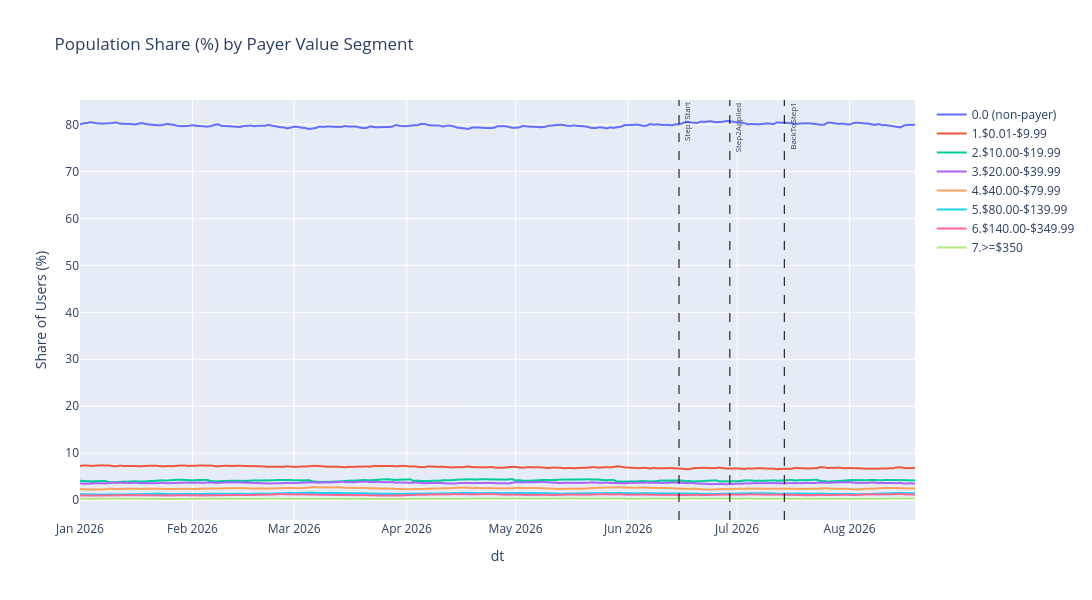

The code cell stored with this chart in its notebook:
### Markdown cell above
### Payment value segment

### Code cell
plot_segment_population_charts(
    data_payment_value_population_agg,
    'payer_value_segment',
    vlines_events=vlines_events,
    title_prefix='Payer Value Segment',
    show_total=False,
    show_share=True,
    height=600,
    width=1200)

### Figure 1 — Plotly figure (JSON) as saved in the notebook; plotly's stock layout.template omitted (floating-point values rounded to 4 significant figures; data arrays with more than 128 entries replaced by an {"elided": "..."} marker saying what was removed)
{"data": [{"customdata": {"elided": "231x3 float values"}, "hovertemplate": "payer_value_segment=0.0 (non-payer)<br>dt=%{x}<br>Share of Users (%)=%{y}<br>Inflow Users=%{customdata[0]}<br>Outflow Users=%{customdata[1]}<br>Total Users=%{customdata[2]}<extra></extra>", "legendgroup": "0.0 (non-payer)", "line": {"color": "#636efa", "dash": "solid"}, "marker": {"symbol": "circle"}, "mode": "lines", "name": "0.0 (non-payer)", "showlegend": true, "type": "scattergl", "x": {"elided": "231 str values"}, "xaxis": "x", "y": {"elided": "231 float values"}, "yaxis": "y"}, {"customdata": {"elided": "231x3 float values"}, "hovertemplate": "payer_value_segment=1.$0.01-$9.99<br>dt=%{x}<br>Share of Users (%)=%{y}<br>Inflow Users=%{customdata[0]}<br>Outflow Users=%{customdata[1]}<br>Total Users=%{customdata[2]}<extra></extra>", "legendgroup": "1.$0.01-$9.99", "line": {"color": "#EF553B", "dash": "solid"}, "marker": {"symbol": "circle"}, "mode": "lines", "name": "1.$0.01-$9.99", "showlegend": true, "type": "scattergl", "x": {"elided": "231 str values"}, "xaxis": "x", "y": {"elided": "231 float values"}, "yaxis": "y"}, {"customdata": {"elided": "231x3 float values"}, "hovertemplate": "payer_value_segment=2.$10.00-$19.99<br>dt=%{x}<br>Share of Users (%)=%{y}<br>Inflow Users=%{customdata[0]}<br>Outflow Users=%{customdata[1]}<br>Total Users=%{customdata[2]}<extra></extra>", "legendgroup": "2.$10.00-$19.99", "line": {"color": "#00cc96", "dash": "solid"}, "marker": {"symbol": "circle"}, "mode": "lines", "name": "2.$10.00-$19.99", "showlegend": true, "type": "scattergl", "x": {"elided": "231 str values"}, "xaxis": "x", "y": {"elided": "231 float values"}, "yaxis": "y"}, {"customdata": {"elided": "231x3 float values"}, "hovertemplate": "payer_value_segment=3.$20.00-$39.99<br>dt=%{x}<br>Share of Users (%)=%{y}<br>Inflow Users=%{customdata[0]}<br>Outflow Users=%{customdata[1]}<br>Total Users=%{customdata[2]}<extra></extra>", "legendgroup": "3.$20.00-$39.99", "line": {"color": "#ab63fa", "dash": "solid"}, "marker": {"symbol": "circle"}, "mode": "lines", "name": "3.$20.00-$39.99", "showlegend": true, "type": "scattergl", "x": {"elided": "231 str values"}, "xaxis": "x", "y": {"elided": "231 float values"}, "yaxis": "y"}, {"customdata": {"elided": "231x3 float values"}, "hovertemplate": "payer_value_segment=4.$40.00-$79.99<br>dt=%{x}<br>Share of Users (%)=%{y}<br>Inflow Users=%{customdata[0]}<br>Outflow Users=%{customdata[1]}<br>Total Users=%{customdata[2]}<extra></extra>", "legendgroup": "4.$40.00-$79.99", "line": {"color": "#FFA15A", "dash": "solid"}, "marker": {"symbol": "circle"}, "mode": "lines", "name": "4.$40.00-$79.99", "showlegend": true, "type": "scattergl", "x": {"elided": "231 str values"}, "xaxis": "x", "y": {"elided": "231 float values"}, "yaxis": "y"}, {"customdata": {"elided": "231x3 float values"}, "hovertemplate": "payer_value_segment=5.$80.00-$139.99<br>dt=%{x}<br>Share of Users (%)=%{y}<br>Inflow Users=%{customdata[0]}<br>Outflow Users=%{customdata[1]}<br>Total Users=%{customdata[2]}<extra></extra>", "legendgroup": "5.$80.00-$139.99", "line": {"color": "#19d3f3", "dash": "solid"}, "marker": {"symbol": "circle"}, "mode": "lines", "name": "5.$80.00-$139.99", "showlegend": true, "type": "scattergl", "x": {"elided": "231 str values"}, "xaxis": "x", "y": {"elided": "231 float values"}, "yaxis": "y"}, {"customdata": {"elided": "231x3 float values"}, "hovertemplate": "payer_value_segment=6.$140.00-$349.99<br>dt=%{x}<br>Share of Users (%)=%{y}<br>Inflow Users=%{customdata[0]}<br>Outflow Users=%{customdata[1]}<br>Total Users=%{customdata[2]}<extra></extra>", "legendgroup": "6.$140.00-$349.99", "line": {"color": "#FF6692", "dash": "solid"}, "marker": {"symbol": "circle"}, "mode": "lines", "name": "6.$140.00-$349.99", "showlegend": true, "type": "scattergl", "x": {"elided": "231 str values"}, "xaxis": "x", "y": {"elided": "231 float values"}, "yaxis": "y"}, {"customdata": {"elided": "231x3 float values"}, "hovertemplate": "payer_value_segment=7.>=$350<br>dt=%{x}<br>Share of Users (%)=%{y}<br>Inflow Users=%{customdata[0]}<br>Outflow Users=%{customdata[1]}<br>Total Users=%{customdata[2]}<extra></extra>", "legendgroup": "7.>=$350", "line": {"color": "#B6E880", "dash": "solid"}, "marker": {"symbol": "circle"}, "mode": "lines", "name": "7.>=$350", "showlegend": true, "type": "scattergl", "x": {"elided": "231 str values"}, "xaxis": "x", "y": {"elided": "231 float values"}, "yaxis": "y"}], "layout": {"annotations": [{"font": {"size": 8}, "showarrow": false, "text": "Step1Start", "textangle": -90, "x": 1781481600000, "xanchor": "left", "xref": "x", "y": 1, "yanchor": "top", "yref": "y domain"}, {"font": {"size": 8}, "showarrow": false, "text": "Step2Applied", "textangle": -90, "x": 1782691200000, "xanchor": "left", "xref": "x", "y": 1, "yanchor": "top", "yref": "y domain"}, {"font": {"size": 8}, "showarrow": false, "text": "BackToStep1", "textangle": -90, "x": 1783987200000, "xanchor": "left", "xref": "x", "y": 1, "yanchor": "top", "yref": "y domain"}], "height": 600, "legend": {"title": {"text": ""}, "tracegroupgap": 0}, "shapes": [{"line": {"color": "black", "dash": "dash", "width": 1}, "type": "line", "x0": 1781481600000, "x1": 1781481600000, "xref": "x", "y0": 0, "y1": 1, "yref": "y domain"}, {"line": {"color": "black", "dash": "dash", "width": 1}, "type": "line", "x0": 1782691200000, "x1": 1782691200000, "xref": "x", "y0": 0, "y1": 1, "yref": "y domain"}, {"line": {"color": "black", "dash": "dash", "width": 1}, "type": "line", "x0": 1783987200000, "x1": 1783987200000, "xref": "x", "y0": 0, "y1": 1, "yref": "y domain"}], "title": {"text": "Population Share (%) by Payer Value Segment"}, "width": 1200, "xaxis": {"anchor": "y", "domain": [0, 1], "title": {"text": "dt"}}, "yaxis": {"anchor": "x", "domain": [0, 1], "title": {"text": "Share of Users (%)"}}}}
